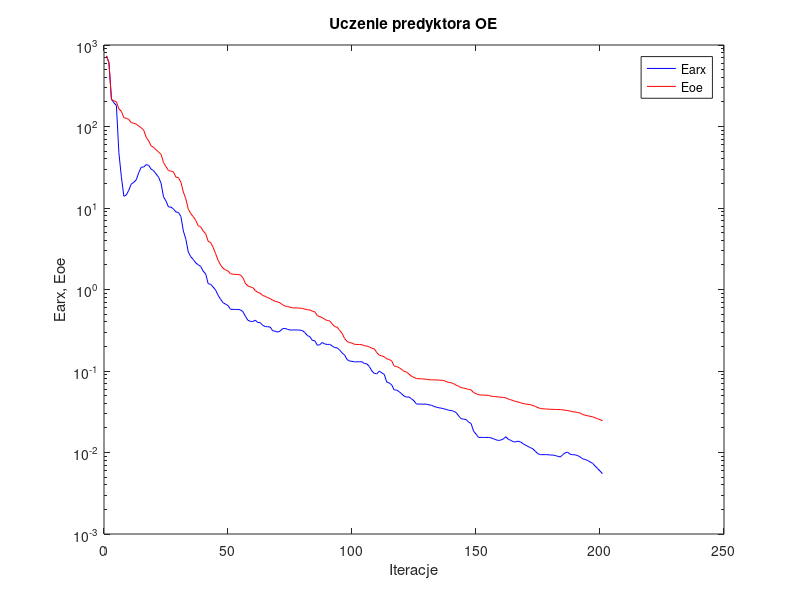
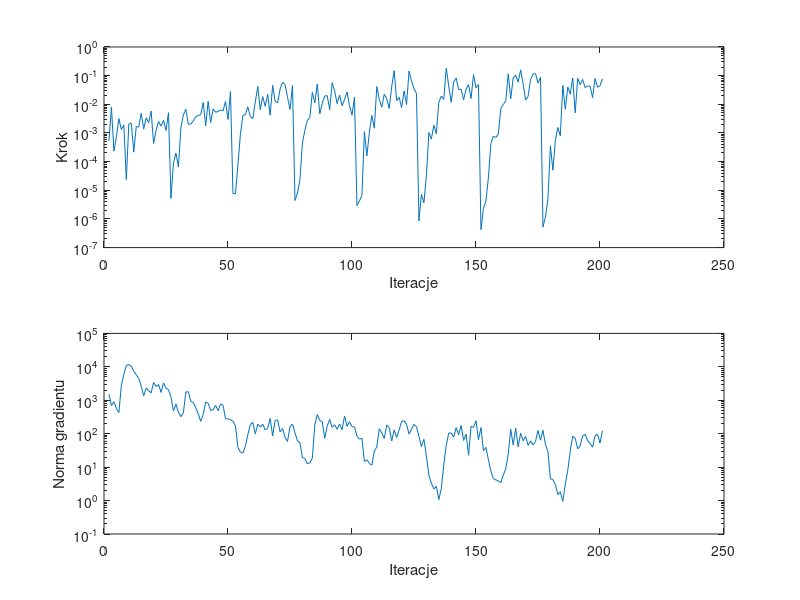

MATLAB code for these plots, in order:
%uczenie predyktora oe
clear all;
n=0; farx(n+1)=7.343081e+002; foe(n+1)=7.379505e+002; wspucz(n+1)=0.000000e+000; ng(n+1)=0.000000e+000;
%odnowa zmiennej metryki
n=1; farx(n+1)=6.043624e+002; foe(n+1)=6.051969e+002; krok(n+1)=5.292541e-004; ng(n+1)=1.517385e+003;
n=2; farx(n+1)=2.167393e+002; foe(n+1)=2.143874e+002; krok(n+1)=7.883344e-003; ng(n+1)=6.905887e+002;
n=3; farx(n+1)=1.952961e+002; foe(n+1)=2.064396e+002; krok(n+1)=2.322394e-004; ng(n+1)=9.085962e+002;
n=4; farx(n+1)=1.813855e+002; foe(n+1)=2.012257e+002; krok(n+1)=7.286945e-004; ng(n+1)=5.675073e+002;
n=5; farx(n+1)=4.758364e+001; foe(n+1)=1.643918e+002; krok(n+1)=3.159755e-003; ng(n+1)=4.297984e+002;
n=6; farx(n+1)=2.417199e+001; foe(n+1)=1.535818e+002; krok(n+1)=1.317301e-003; ng(n+1)=2.817924e+003;
n=7; farx(n+1)=1.393918e+001; foe(n+1)=1.283788e+002; krok(n+1)=1.882699e-003; ng(n+1)=5.935694e+003;
n=8; farx(n+1)=1.446767e+001; foe(n+1)=1.259021e+002; krok(n+1)=2.362476e-005; ng(n+1)=1.116082e+004;
n=9; farx(n+1)=1.654490e+001; foe(n+1)=1.220563e+002; krok(n+1)=2.051078e-003; ng(n+1)=1.168794e+004;
n=10; farx(n+1)=1.968176e+001; foe(n+1)=1.114735e+002; krok(n+1)=2.199930e-003; ng(n+1)=1.048084e+004;
n=11; farx(n+1)=2.063745e+001; foe(n+1)=1.093745e+002; krok(n+1)=2.141893e-004; ng(n+1)=7.339547e+003;
n=12; farx(n+1)=2.215404e+001; foe(n+1)=1.071272e+002; krok(n+1)=1.651908e-003; ng(n+1)=5.832784e+003;
n=13; farx(n+1)=2.713434e+001; foe(n+1)=1.013375e+002; krok(n+1)=1.612540e-003; ng(n+1)=4.504474e+003;
n=14; farx(n+1)=3.163311e+001; foe(n+1)=9.640281e+001; krok(n+1)=4.841655e-003; ng(n+1)=2.631275e+003;
n=15; farx(n+1)=3.181681e+001; foe(n+1)=9.025535e+001; krok(n+1)=1.369522e-003; ng(n+1)=1.360562e+003;
n=16; farx(n+1)=3.404379e+001; foe(n+1)=7.388951e+001; krok(n+1)=3.401267e-003; ng(n+1)=2.313471e+003;
n=17; farx(n+1)=3.344324e+001; foe(n+1)=6.656180e+001; krok(n+1)=2.289488e-003; ng(n+1)=1.943025e+003;
n=18; farx(n+1)=3.000951e+001; foe(n+1)=5.783121e+001; krok(n+1)=5.829556e-003; ng(n+1)=1.656526e+003;
n=19; farx(n+1)=2.872999e+001; foe(n+1)=5.555330e+001; krok(n+1)=4.302964e-004; ng(n+1)=3.420652e+003;
n=20; farx(n+1)=2.619587e+001; foe(n+1)=5.174381e+001; krok(n+1)=1.220049e-003; ng(n+1)=2.569696e+003;
n=21; farx(n+1)=2.390938e+001; foe(n+1)=4.869183e+001; krok(n+1)=2.511123e-003; ng(n+1)=2.950286e+003;
n=22; farx(n+1)=2.016486e+001; foe(n+1)=4.556032e+001; krok(n+1)=1.739067e-003; ng(n+1)=1.717834e+003;
n=23; farx(n+1)=1.371204e+001; foe(n+1)=3.605282e+001; krok(n+1)=2.778799e-003; ng(n+1)=3.313523e+003;
n=24; farx(n+1)=1.214862e+001; foe(n+1)=3.214109e+001; krok(n+1)=1.226042e-003; ng(n+1)=2.299498e+003;
n=25; farx(n+1)=1.029670e+001; foe(n+1)=2.874632e+001; krok(n+1)=5.095665e-003; ng(n+1)=2.082519e+003;
%odnowa zmiennej metryki
n=26; farx(n+1)=1.026744e+001; foe(n+1)=2.838069e+001; krok(n+1)=5.209906e-006; ng(n+1)=1.250981e+003;
n=27; farx(n+1)=9.727462e+000; foe(n+1)=2.775111e+001; krok(n+1)=8.848135e-005; ng(n+1)=4.764931e+002;
n=28; farx(n+1)=8.946181e+000; foe(n+1)=2.390817e+001; krok(n+1)=1.997041e-004; ng(n+1)=7.737067e+002;
n=29; farx(n+1)=8.819007e+000; foe(n+1)=2.359022e+001; krok(n+1)=6.490171e-005; ng(n+1)=4.429952e+002;
n=30; farx(n+1)=7.878535e+000; foe(n+1)=2.077465e+001; krok(n+1)=1.506590e-003; ng(n+1)=3.213555e+002;
n=31; farx(n+1)=5.228864e+000; foe(n+1)=1.567826e+001; krok(n+1)=4.255284e-003; ng(n+1)=4.227659e+002;
n=32; farx(n+1)=4.144133e+000; foe(n+1)=1.300221e+001; krok(n+1)=6.699412e-003; ng(n+1)=1.753002e+003;
n=33; farx(n+1)=2.871096e+000; foe(n+1)=9.626725e+000; krok(n+1)=2.019006e-003; ng(n+1)=1.806618e+003;
n=34; farx(n+1)=2.524033e+000; foe(n+1)=8.525401e+000; krok(n+1)=2.040296e-003; ng(n+1)=9.228218e+002;
n=35; farx(n+1)=2.331778e+000; foe(n+1)=7.821154e+000; krok(n+1)=2.634189e-003; ng(n+1)=8.593585e+002;
n=36; farx(n+1)=2.119720e+000; foe(n+1)=7.036938e+000; krok(n+1)=3.660956e-003; ng(n+1)=6.001635e+002;
n=37; farx(n+1)=2.008362e+000; foe(n+1)=6.061860e+000; krok(n+1)=4.065324e-003; ng(n+1)=3.942681e+002;
n=38; farx(n+1)=1.919871e+000; foe(n+1)=5.871370e+000; krok(n+1)=4.337081e-003; ng(n+1)=2.341486e+002;
n=39; farx(n+1)=1.680240e+000; foe(n+1)=5.215590e+000; krok(n+1)=1.158426e-002; ng(n+1)=3.812312e+002;
n=40; farx(n+1)=1.552045e+000; foe(n+1)=4.835281e+000; krok(n+1)=1.779752e-003; ng(n+1)=8.917139e+002;
n=41; farx(n+1)=1.180056e+000; foe(n+1)=3.904610e+000; krok(n+1)=1.256724e-002; ng(n+1)=8.176426e+002;
n=42; farx(n+1)=1.157657e+000; foe(n+1)=3.766618e+000; krok(n+1)=2.316999e-003; ng(n+1)=4.928952e+002;
n=43; farx(n+1)=1.073320e+000; foe(n+1)=3.288298e+000; krok(n+1)=6.800237e-003; ng(n+1)=5.211105e+002;
n=44; farx(n+1)=9.834737e-001; foe(n+1)=2.754755e+000; krok(n+1)=5.269205e-003; ng(n+1)=7.026317e+002;
n=45; farx(n+1)=8.506517e-001; foe(n+1)=2.286168e+000; krok(n+1)=5.608389e-003; ng(n+1)=4.913768e+002;
n=46; farx(n+1)=7.570474e-001; foe(n+1)=1.997702e+000; krok(n+1)=6.380132e-003; ng(n+1)=7.708600e+002;
n=47; farx(n+1)=6.890834e-001; foe(n+1)=1.822491e+000; krok(n+1)=5.906887e-003; ng(n+1)=7.083275e+002;
n=48; farx(n+1)=6.614255e-001; foe(n+1)=1.742825e+000; krok(n+1)=1.262969e-002; ng(n+1)=2.805378e+002;
n=49; farx(n+1)=6.353436e-001; foe(n+1)=1.685806e+000; krok(n+1)=2.957629e-003; ng(n+1)=2.777002e+002;
n=50; farx(n+1)=5.716880e-001; foe(n+1)=1.560862e+000; krok(n+1)=2.776581e-002; ng(n+1)=2.629736e+002;
%odnowa zmiennej metryki
n=51; farx(n+1)=5.697755e-001; foe(n+1)=1.539830e+000; krok(n+1)=7.692286e-006; ng(n+1)=2.359343e+002;
n=52; farx(n+1)=5.694502e-001; foe(n+1)=1.532820e+000; krok(n+1)=7.532364e-006; ng(n+1)=1.721813e+002;
n=53; farx(n+1)=5.686266e-001; foe(n+1)=1.529026e+000; krok(n+1)=7.813213e-005; ng(n+1)=3.886001e+001;
n=54; farx(n+1)=5.636484e-001; foe(n+1)=1.508920e+000; krok(n+1)=8.989595e-004; ng(n+1)=2.792883e+001;
n=55; farx(n+1)=5.348344e-001; foe(n+1)=1.397132e+000; krok(n+1)=4.102156e-003; ng(n+1)=2.639463e+001;
n=56; farx(n+1)=4.707753e-001; foe(n+1)=1.192163e+000; krok(n+1)=4.317077e-003; ng(n+1)=4.203052e+001;
n=57; farx(n+1)=4.201049e-001; foe(n+1)=1.106278e+000; krok(n+1)=8.166461e-003; ng(n+1)=9.325618e+001;
n=58; farx(n+1)=4.066788e-001; foe(n+1)=1.076767e+000; krok(n+1)=3.722051e-003; ng(n+1)=1.887341e+002;
n=59; farx(n+1)=4.046390e-001; foe(n+1)=1.054479e+000; krok(n+1)=3.174920e-003; ng(n+1)=2.182306e+002;
n=60; farx(n+1)=4.205036e-001; foe(n+1)=9.735511e-001; krok(n+1)=1.208515e-002; ng(n+1)=9.807804e+001;
n=61; farx(n+1)=3.939900e-001; foe(n+1)=9.213988e-001; krok(n+1)=4.186607e-002; ng(n+1)=1.933436e+002;
n=62; farx(n+1)=3.920603e-001; foe(n+1)=9.010616e-001; krok(n+1)=6.450159e-003; ng(n+1)=1.594717e+002;
n=63; farx(n+1)=3.632905e-001; foe(n+1)=8.446206e-001; krok(n+1)=1.853270e-002; ng(n+1)=1.921935e+002;
n=64; farx(n+1)=3.516801e-001; foe(n+1)=8.255868e-001; krok(n+1)=8.534063e-003; ng(n+1)=1.302094e+002;
n=65; farx(n+1)=3.492353e-001; foe(n+1)=7.933956e-001; krok(n+1)=2.223039e-002; ng(n+1)=1.436459e+002;
n=66; farx(n+1)=3.462606e-001; foe(n+1)=7.736987e-001; krok(n+1)=4.150488e-003; ng(n+1)=2.855078e+002;
n=67; farx(n+1)=3.119185e-001; foe(n+1)=7.398651e-001; krok(n+1)=4.614317e-002; ng(n+1)=8.534532e+001;
n=68; farx(n+1)=3.077645e-001; foe(n+1)=7.187582e-001; krok(n+1)=1.262969e-002; ng(n+1)=2.492585e+002;
n=69; farx(n+1)=3.003149e-001; foe(n+1)=7.046253e-001; krok(n+1)=1.111520e-002; ng(n+1)=2.583478e+002;
n=70; farx(n+1)=3.087199e-001; foe(n+1)=6.856888e-001; krok(n+1)=3.388472e-002; ng(n+1)=1.135012e+002;
n=71; farx(n+1)=3.307537e-001; foe(n+1)=6.489391e-001; krok(n+1)=5.857529e-002; ng(n+1)=1.433106e+002;
n=72; farx(n+1)=3.325528e-001; foe(n+1)=6.274884e-001; krok(n+1)=4.953895e-002; ng(n+1)=7.757218e+001;
n=73; farx(n+1)=3.246560e-001; foe(n+1)=6.170577e-001; krok(n+1)=1.750226e-002; ng(n+1)=5.874406e+001;
n=74; farx(n+1)=3.182160e-001; foe(n+1)=6.091827e-001; krok(n+1)=6.606617e-003; ng(n+1)=1.617791e+002;
n=75; farx(n+1)=3.190065e-001; foe(n+1)=5.956442e-001; krok(n+1)=4.502187e-002; ng(n+1)=1.940792e+002;
%odnowa zmiennej metryki
n=76; farx(n+1)=3.190046e-001; foe(n+1)=5.942793e-001; krok(n+1)=4.393044e-006; ng(n+1)=1.063897e+002;
n=77; farx(n+1)=3.187809e-001; foe(n+1)=5.932797e-001; krok(n+1)=8.020860e-006; ng(n+1)=6.140871e+001;
n=78; farx(n+1)=3.173670e-001; foe(n+1)=5.912922e-001; krok(n+1)=2.352777e-005; ng(n+1)=5.359887e+001;
n=79; farx(n+1)=3.129524e-001; foe(n+1)=5.858925e-001; krok(n+1)=4.448722e-004; ng(n+1)=1.949151e+001;
n=80; farx(n+1)=2.961074e-001; foe(n+1)=5.744236e-001; krok(n+1)=1.238012e-003; ng(n+1)=1.814300e+001;
n=81; farx(n+1)=2.724066e-001; foe(n+1)=5.652318e-001; krok(n+1)=2.701093e-003; ng(n+1)=1.247219e+001;
n=82; farx(n+1)=2.640330e-001; foe(n+1)=5.614151e-001; krok(n+1)=3.442371e-003; ng(n+1)=1.358356e+001;
n=83; farx(n+1)=2.373518e-001; foe(n+1)=5.429253e-001; krok(n+1)=2.602503e-002; ng(n+1)=1.842921e+001;
n=84; farx(n+1)=2.353072e-001; foe(n+1)=5.310276e-001; krok(n+1)=1.111520e-002; ng(n+1)=1.826940e+002;
n=85; farx(n+1)=2.070462e-001; foe(n+1)=4.785714e-001; krok(n+1)=5.079872e-002; ng(n+1)=3.746228e+002;
n=86; farx(n+1)=2.099361e-001; foe(n+1)=4.647015e-001; krok(n+1)=4.640059e-003; ng(n+1)=2.470164e+002;
n=87; farx(n+1)=2.236712e-001; foe(n+1)=4.509738e-001; krok(n+1)=1.095618e-002; ng(n+1)=2.293417e+002;
n=88; farx(n+1)=2.147879e-001; foe(n+1)=4.320697e-001; krok(n+1)=1.941426e-002; ng(n+1)=7.305163e+001;
n=89; farx(n+1)=2.118043e-001; foe(n+1)=4.155291e-001; krok(n+1)=2.008828e-002; ng(n+1)=1.712543e+002;
n=90; farx(n+1)=2.124112e-001; foe(n+1)=4.122052e-001; krok(n+1)=6.496894e-003; ng(n+1)=2.685348e+002;
n=91; farx(n+1)=2.030235e-001; foe(n+1)=3.789581e-001; krok(n+1)=5.671128e-002; ng(n+1)=1.545297e+002;
n=92; farx(n+1)=1.938348e-001; foe(n+1)=3.511023e-001; krok(n+1)=2.900728e-002; ng(n+1)=1.852792e+002;
n=93; farx(n+1)=1.925678e-001; foe(n+1)=3.447013e-001; krok(n+1)=1.058808e-002; ng(n+1)=1.358864e+002;
n=94; farx(n+1)=1.813026e-001; foe(n+1)=3.167049e-001; krok(n+1)=2.097129e-002; ng(n+1)=1.949050e+002;
n=95; farx(n+1)=1.665262e-001; foe(n+1)=2.895428e-001; krok(n+1)=8.855578e-003; ng(n+1)=1.321272e+002;
n=96; farx(n+1)=1.574467e-001; foe(n+1)=2.506596e-001; krok(n+1)=1.473291e-002; ng(n+1)=3.399972e+002;
n=97; farx(n+1)=1.385404e-001; foe(n+1)=2.305182e-001; krok(n+1)=2.680031e-002; ng(n+1)=1.677837e+002;
n=98; farx(n+1)=1.326243e-001; foe(n+1)=2.233871e-001; krok(n+1)=8.948804e-003; ng(n+1)=2.280816e+002;
n=99; farx(n+1)=1.314325e-001; foe(n+1)=2.200741e-001; krok(n+1)=4.187528e-003; ng(n+1)=1.628769e+002;
n=100; farx(n+1)=1.295637e-001; foe(n+1)=2.125159e-001; krok(n+1)=1.767909e-002; ng(n+1)=1.584014e+002;
%odnowa zmiennej metryki
n=101; farx(n+1)=1.296479e-001; foe(n+1)=2.119255e-001; krok(n+1)=2.937282e-006; ng(n+1)=8.437295e+001;
n=102; farx(n+1)=1.298267e-001; foe(n+1)=2.113178e-001; krok(n+1)=4.269784e-006; ng(n+1)=6.888717e+001;
n=103; farx(n+1)=1.299958e-001; foe(n+1)=2.102430e-001; krok(n+1)=6.589629e-006; ng(n+1)=7.307942e+001;
n=104; farx(n+1)=1.235820e-001; foe(n+1)=2.035835e-001; krok(n+1)=1.106947e-003; ng(n+1)=1.482151e+001;
n=105; farx(n+1)=1.222806e-001; foe(n+1)=2.023628e-001; krok(n+1)=1.592886e-004; ng(n+1)=1.668791e+001;
n=106; farx(n+1)=1.133942e-001; foe(n+1)=1.970192e-001; krok(n+1)=1.038427e-003; ng(n+1)=1.290786e+001;
n=107; farx(n+1)=1.000465e-001; foe(n+1)=1.901914e-001; krok(n+1)=4.065324e-003; ng(n+1)=1.138361e+001;
n=108; farx(n+1)=9.347533e-002; foe(n+1)=1.868079e-001; krok(n+1)=1.462416e-003; ng(n+1)=3.050876e+001;
n=109; farx(n+1)=9.228556e-002; foe(n+1)=1.681014e-001; krok(n+1)=4.171530e-002; ng(n+1)=4.015688e+001;
n=110; farx(n+1)=9.985234e-002; foe(n+1)=1.561860e-001; krok(n+1)=1.495979e-002; ng(n+1)=1.397831e+002;
n=111; farx(n+1)=9.491895e-002; foe(n+1)=1.535436e-001; krok(n+1)=7.980009e-003; ng(n+1)=1.054185e+002;
n=112; farx(n+1)=9.099001e-002; foe(n+1)=1.493517e-001; krok(n+1)=2.243356e-002; ng(n+1)=7.215871e+001;
n=113; farx(n+1)=7.331024e-002; foe(n+1)=1.412615e-001; krok(n+1)=1.586357e-002; ng(n+1)=1.815118e+002;
n=114; farx(n+1)=7.141712e-002; foe(n+1)=1.382853e-001; krok(n+1)=7.119007e-003; ng(n+1)=1.524217e+002;
n=115; farx(n+1)=6.759075e-002; foe(n+1)=1.331620e-001; krok(n+1)=4.017657e-002; ng(n+1)=6.040334e+001;
n=116; farx(n+1)=5.870431e-002; foe(n+1)=1.150556e-001; krok(n+1)=1.502985e-001; ng(n+1)=1.302085e+002;
n=117; farx(n+1)=5.837909e-002; foe(n+1)=1.135482e-001; krok(n+1)=1.345640e-002; ng(n+1)=7.683354e+001;
n=118; farx(n+1)=5.576005e-002; foe(n+1)=1.098628e-001; krok(n+1)=1.750226e-002; ng(n+1)=1.290665e+002;
n=119; farx(n+1)=5.256695e-002; foe(n+1)=1.044220e-001; krok(n+1)=7.737158e-003; ng(n+1)=2.320833e+002;
n=120; farx(n+1)=4.925256e-002; foe(n+1)=9.910022e-002; krok(n+1)=2.941687e-002; ng(n+1)=2.440320e+002;
n=121; farx(n+1)=4.780400e-002; foe(n+1)=9.730557e-002; krok(n+1)=9.899545e-003; ng(n+1)=1.900343e+002;
n=122; farx(n+1)=4.796267e-002; foe(n+1)=9.155740e-002; krok(n+1)=1.447238e-001; ng(n+1)=9.699380e+001;
n=123; farx(n+1)=4.559154e-002; foe(n+1)=8.609090e-002; krok(n+1)=6.476740e-002; ng(n+1)=1.374899e+002;
n=124; farx(n+1)=4.301094e-002; foe(n+1)=8.365281e-002; krok(n+1)=3.500452e-002; ng(n+1)=1.905518e+002;
n=125; farx(n+1)=3.929448e-002; foe(n+1)=8.070490e-002; krok(n+1)=2.398987e-002; ng(n+1)=1.617295e+002;
%odnowa zmiennej metryki
n=126; farx(n+1)=3.929568e-002; foe(n+1)=8.047718e-002; krok(n+1)=8.487911e-007; ng(n+1)=8.342694e+001;
n=127; farx(n+1)=3.926992e-002; foe(n+1)=8.011232e-002; krok(n+1)=7.172631e-006; ng(n+1)=4.091788e+001;
n=128; farx(n+1)=3.919225e-002; foe(n+1)=7.964395e-002; krok(n+1)=3.632716e-006; ng(n+1)=6.776996e+001;
n=129; farx(n+1)=3.922248e-002; foe(n+1)=7.923894e-002; krok(n+1)=3.251699e-005; ng(n+1)=2.141243e+001;
n=130; farx(n+1)=3.844542e-002; foe(n+1)=7.808803e-002; krok(n+1)=1.037622e-003; ng(n+1)=5.764603e+000;
n=131; farx(n+1)=3.796679e-002; foe(n+1)=7.793313e-002; krok(n+1)=6.169914e-004; ng(n+1)=3.302304e+000;
n=132; farx(n+1)=3.686597e-002; foe(n+1)=7.777833e-002; krok(n+1)=1.841613e-003; ng(n+1)=2.217609e+000;
n=133; farx(n+1)=3.600683e-002; foe(n+1)=7.764893e-002; krok(n+1)=9.481841e-004; ng(n+1)=2.702535e+000;
n=134; farx(n+1)=3.537698e-002; foe(n+1)=7.744340e-002; krok(n+1)=1.153579e-002; ng(n+1)=1.073367e+000;
n=135; farx(n+1)=3.501411e-002; foe(n+1)=7.707529e-002; krok(n+1)=1.946507e-002; ng(n+1)=2.262850e+000;
n=136; farx(n+1)=3.435180e-002; foe(n+1)=7.652623e-002; krok(n+1)=1.495979e-002; ng(n+1)=1.179751e+001;
n=137; farx(n+1)=3.379265e-002; foe(n+1)=7.419452e-002; krok(n+1)=1.809649e-001; ng(n+1)=4.498981e+001;
n=138; farx(n+1)=3.297464e-002; foe(n+1)=7.233107e-002; krok(n+1)=4.382471e-002; ng(n+1)=1.047294e+002;
n=139; farx(n+1)=3.281035e-002; foe(n+1)=7.182199e-002; krok(n+1)=1.170476e-002; ng(n+1)=1.049442e+002;
n=140; farx(n+1)=3.200016e-002; foe(n+1)=6.978851e-002; krok(n+1)=6.053393e-002; ng(n+1)=7.909040e+001;
n=141; farx(n+1)=3.096784e-002; foe(n+1)=6.697873e-002; krok(n+1)=8.310156e-002; ng(n+1)=1.514524e+002;
n=142; farx(n+1)=2.809791e-002; foe(n+1)=6.492756e-002; krok(n+1)=3.277333e-002; ng(n+1)=9.327494e+001;
n=143; farx(n+1)=2.600868e-002; foe(n+1)=6.258974e-002; krok(n+1)=3.377395e-002; ng(n+1)=1.763164e+002;
n=144; farx(n+1)=2.567812e-002; foe(n+1)=6.176293e-002; krok(n+1)=1.434453e-002; ng(n+1)=6.285153e+001;
n=145; farx(n+1)=2.541618e-002; foe(n+1)=6.065146e-002; krok(n+1)=3.389322e-002; ng(n+1)=9.711432e+001;
n=146; farx(n+1)=2.356569e-002; foe(n+1)=5.948136e-002; krok(n+1)=4.895097e-002; ng(n+1)=2.267448e+001;
n=147; farx(n+1)=2.275463e-002; foe(n+1)=5.866193e-002; krok(n+1)=1.594192e-002; ng(n+1)=1.656245e+002;
n=148; farx(n+1)=1.833612e-002; foe(n+1)=5.446313e-002; krok(n+1)=1.082372e-001; ng(n+1)=1.550623e+002;
n=149; farx(n+1)=1.680707e-002; foe(n+1)=5.270118e-002; krok(n+1)=3.758985e-002; ng(n+1)=2.434443e+002;
n=150; farx(n+1)=1.532719e-002; foe(n+1)=5.120266e-002; krok(n+1)=4.852216e-002; ng(n+1)=6.596755e+001;
%odnowa zmiennej metryki
n=151; farx(n+1)=1.532503e-002; foe(n+1)=5.070881e-002; krok(n+1)=4.250875e-007; ng(n+1)=1.528449e+002;
n=152; farx(n+1)=1.531829e-002; foe(n+1)=5.063290e-002; krok(n+1)=2.332047e-006; ng(n+1)=3.108719e+001;
n=153; farx(n+1)=1.530255e-002; foe(n+1)=5.041966e-002; krok(n+1)=4.250149e-006; ng(n+1)=3.905708e+001;
n=154; farx(n+1)=1.528908e-002; foe(n+1)=5.018041e-002; krok(n+1)=2.746916e-005; ng(n+1)=1.680886e+001;
n=155; farx(n+1)=1.515492e-002; foe(n+1)=4.919198e-002; krok(n+1)=4.283785e-004; ng(n+1)=7.616640e+000;
n=156; farx(n+1)=1.474016e-002; foe(n+1)=4.871993e-002; krok(n+1)=7.740461e-004; ng(n+1)=4.531694e+000;
n=157; farx(n+1)=1.435818e-002; foe(n+1)=4.840156e-002; krok(n+1)=6.935224e-004; ng(n+1)=4.143691e+000;
n=158; farx(n+1)=1.404223e-002; foe(n+1)=4.807492e-002; krok(n+1)=9.064776e-004; ng(n+1)=3.880391e+000;
n=159; farx(n+1)=1.422040e-002; foe(n+1)=4.768147e-002; krok(n+1)=7.144846e-003; ng(n+1)=3.460824e+000;
n=160; farx(n+1)=1.462121e-002; foe(n+1)=4.740318e-002; krok(n+1)=9.769926e-003; ng(n+1)=5.727741e+000;
n=161; farx(n+1)=1.561854e-002; foe(n+1)=4.685352e-002; krok(n+1)=1.321526e-002; ng(n+1)=8.955283e+000;
n=162; farx(n+1)=1.454632e-002; foe(n+1)=4.538135e-002; krok(n+1)=1.144404e-001; ng(n+1)=2.439792e+001;
n=163; farx(n+1)=1.411398e-002; foe(n+1)=4.435281e-002; krok(n+1)=1.576669e-002; ng(n+1)=1.350215e+002;
n=164; farx(n+1)=1.355261e-002; foe(n+1)=4.336026e-002; krok(n+1)=8.277891e-002; ng(n+1)=4.606199e+001;
n=165; farx(n+1)=1.349928e-002; foe(n+1)=4.226129e-002; krok(n+1)=1.032026e-001; ng(n+1)=1.472195e+002;
n=166; farx(n+1)=1.378013e-002; foe(n+1)=4.175673e-002; krok(n+1)=5.934607e-002; ng(n+1)=4.050761e+001;
n=167; farx(n+1)=1.348114e-002; foe(n+1)=4.071181e-002; krok(n+1)=1.591991e-001; ng(n+1)=1.032295e+002;
n=168; farx(n+1)=1.280684e-002; foe(n+1)=3.989037e-002; krok(n+1)=5.221283e-002; ng(n+1)=6.112853e+001;
n=169; farx(n+1)=1.227035e-002; foe(n+1)=3.933673e-002; krok(n+1)=1.406421e-002; ng(n+1)=8.331456e+001;
n=170; farx(n+1)=1.185601e-002; foe(n+1)=3.901889e-002; krok(n+1)=1.891780e-002; ng(n+1)=4.497450e+001;
n=171; farx(n+1)=1.144512e-002; foe(n+1)=3.864431e-002; krok(n+1)=7.370577e-002; ng(n+1)=6.091976e+001;
n=172; farx(n+1)=1.104320e-002; foe(n+1)=3.763897e-002; krok(n+1)=1.139041e-001; ng(n+1)=4.631193e+001;
n=173; farx(n+1)=1.028741e-002; foe(n+1)=3.667063e-002; krok(n+1)=1.178633e-001; ng(n+1)=5.928148e+001;
n=174; farx(n+1)=9.657009e-003; foe(n+1)=3.544435e-002; krok(n+1)=5.558094e-002; ng(n+1)=1.255615e+002;
n=175; farx(n+1)=9.413611e-003; foe(n+1)=3.470402e-002; krok(n+1)=8.643496e-002; ng(n+1)=6.408255e+001;
%odnowa zmiennej metryki
n=176; farx(n+1)=9.413266e-003; foe(n+1)=3.433757e-002; krok(n+1)=5.198074e-007; ng(n+1)=1.266055e+002;
n=177; farx(n+1)=9.413010e-003; foe(n+1)=3.425316e-002; krok(n+1)=1.159942e-006; ng(n+1)=4.731206e+001;
n=178; farx(n+1)=9.395256e-003; foe(n+1)=3.408548e-002; krok(n+1)=5.017758e-006; ng(n+1)=2.949431e+001;
n=179; farx(n+1)=9.315175e-003; foe(n+1)=3.387872e-002; krok(n+1)=3.604935e-004; ng(n+1)=4.484369e+000;
n=180; farx(n+1)=9.298124e-003; foe(n+1)=3.384776e-002; krok(n+1)=5.015522e-005; ng(n+1)=4.272233e+000;
n=181; farx(n+1)=9.170488e-003; foe(n+1)=3.373406e-002; krok(n+1)=5.562136e-004; ng(n+1)=3.011892e+000;
n=182; farx(n+1)=8.974758e-003; foe(n+1)=3.365900e-002; krok(n+1)=1.548092e-003; ng(n+1)=1.513634e+000;
n=183; farx(n+1)=8.816152e-003; foe(n+1)=3.361364e-002; krok(n+1)=7.941269e-004; ng(n+1)=1.834176e+000;
n=184; farx(n+1)=9.418934e-003; foe(n+1)=3.336933e-002; krok(n+1)=4.568872e-002; ng(n+1)=9.478065e-001;
n=185; farx(n+1)=9.919958e-003; foe(n+1)=3.298643e-002; krok(n+1)=6.700076e-003; ng(n+1)=3.097438e+000;
n=186; farx(n+1)=1.009269e-002; foe(n+1)=3.268549e-002; krok(n+1)=4.000365e-002; ng(n+1)=8.050750e+000;
n=187; farx(n+1)=9.487978e-003; foe(n+1)=3.222486e-002; krok(n+1)=2.254527e-002; ng(n+1)=3.016942e+001;
n=188; farx(n+1)=9.399260e-003; foe(n+1)=3.159403e-002; krok(n+1)=8.276012e-002; ng(n+1)=8.422610e+001;
n=189; farx(n+1)=9.360116e-003; foe(n+1)=3.147046e-002; krok(n+1)=5.060913e-003; ng(n+1)=7.308391e+001;
n=190; farx(n+1)=9.169027e-003; foe(n+1)=3.092048e-002; krok(n+1)=8.000730e-002; ng(n+1)=3.512567e+001;
n=191; farx(n+1)=8.819823e-003; foe(n+1)=3.051874e-002; krok(n+1)=4.857442e-002; ng(n+1)=4.343050e+001;
n=192; farx(n+1)=8.369605e-003; foe(n+1)=2.918023e-002; krok(n+1)=7.375749e-002; ng(n+1)=8.696525e+001;
n=193; farx(n+1)=8.216245e-003; foe(n+1)=2.873915e-002; krok(n+1)=3.830459e-002; ng(n+1)=9.503926e+001;
n=194; farx(n+1)=7.980586e-003; foe(n+1)=2.823115e-002; krok(n+1)=4.382471e-002; ng(n+1)=6.161328e+001;
n=195; farx(n+1)=7.666255e-003; foe(n+1)=2.779860e-002; krok(n+1)=4.331299e-002; ng(n+1)=5.178962e+001;
n=196; farx(n+1)=7.380128e-003; foe(n+1)=2.747964e-002; krok(n+1)=1.688579e-002; ng(n+1)=3.975195e+001;
n=197; farx(n+1)=6.835374e-003; foe(n+1)=2.667215e-002; krok(n+1)=7.925655e-002; ng(n+1)=8.622695e+001;
n=198; farx(n+1)=6.374946e-003; foe(n+1)=2.597875e-002; krok(n+1)=3.959818e-002; ng(n+1)=9.746746e+001;
n=199; farx(n+1)=5.922660e-003; foe(n+1)=2.532412e-002; krok(n+1)=4.438543e-002; ng(n+1)=5.278114e+001;
n=200; farx(n+1)=5.491483e-003; foe(n+1)=2.446547e-002; krok(n+1)=7.765706e-002; ng(n+1)=1.227423e+002;

figure; semilogy(farx,'b'); hold on; semilogy(foe,'r'); xlabel('Iteracje'); ylabel('Earx, Eoe'); legend('Earx','Eoe'); title('Uczenie predyktora OE');
figure; subplot(2,1,1); semilogy(krok); xlabel('Iteracje'); ylabel('Krok');
subplot(2,1,2); semilogy(ng); xlabel('Iteracje'); ylabel('Norma gradientu');
Earx=farx(n+1)
Eoe=foe(n+1)
